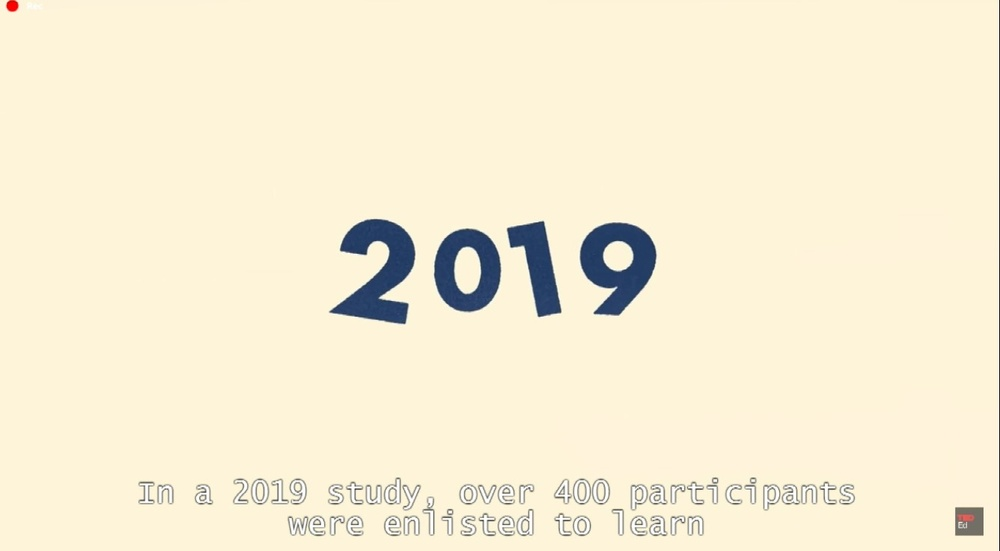
#> input picture frame2.jpg, 1000 x 551 px, shrunk from 1336 x 736 before the run
$ python main.py
#> lines starting #> are read from the running program, lines starting #| are printed output that depends on the picture; after the words box and inside, x2 and y2 are one past the last pixel; in counts of white or black regions, pixels touching at a corner belong together
#> further down, frame is the input picture: shape (551, 1000, 3); mean B, G, R 213, 237.5, 246.5
### Helper.py
import matplotlib.pyplot as plt
import matplotlib.patches as patches

class Helper:
	@staticmethod
	def rectangles_overlap(rect1, rect2, horizontal_margin = 0, vertical_margin=0):
		x1, y1, w1, h1 = rect1
		x2, y2, w2, h2 = rect2

		w1 += horizontal_margin
		h1 += vertical_margin

		# Check for horizontal overlap
		horizontal_overlap = (x1 < x2 + w2) and (x1 + w1 > x2)

		# Check for vertical overlap
		vertical_overlap = (y1 < y2 + h2) and (y1 + h1 > y2)


		height_difference = abs(rect1[1] - rect2[1])
		if height_difference > vertical_margin:
			return False

		# The rectangles overlap if there is both horizontal and vertical overlap
		return horizontal_overlap and vertical_overlap

	@staticmethod
	def merge(rect1, rect2):
		x_merge = min(rect1[0], rect2[0])
		y_merge = min(rect1[1], rect2[1])
		w_merge = max(rect1[0] + rect1[2], rect2[0] + rect2[2]) - x_merge
		h_merge = max(rect1[1] + rect1[3], rect2[1] + rect2[3]) - y_merge
		merged_rectangle = (x_merge, y_merge, w_merge, h_merge)
		return merged_rectangle


	@staticmethod
	def replace(rectangles, i, j, rect):
		if(i > j):
			rectangles.remove(rectangles[i])
			rectangles.remove(rectangles[j])
		else:
			rectangles.remove(rectangles[j])
			rectangles.remove(rectangles[i])

		rectangles.append(rect)


	@staticmethod
	def filter_bounding_boxes(boxes, horizontal_margin=10, vertical_margin=0):
		rectangles = boxes.copy()
		finished = False
		while not finished:
			finished = True
			merged = False
			for i in range(len(rectangles)):
				if merged:
					break
				for j in range(len(rectangles)):
					if i == j:
						continue

					merged = False
					if Helper.rectangles_overlap(rectangles[i], rectangles[j], horizontal_margin=horizontal_margin, vertical_margin=vertical_margin):
						merged_rect = Helper.merge(rectangles[i], rectangles[j])

						Helper.replace(rectangles, i, j, merged_rect);

						merged = True
						finished = False
						break

		return rectangles


	def group_boxes_into_lines(boxes, max_height_difference=10):
		lines = []
		sorted_boxes = sorted(boxes, key=lambda box: (box[1], box[0]))  # Sort by y, then x

		current_line = [sorted_boxes[0]]

		for i in range(1, len(sorted_boxes)):
			rect2 = sorted_boxes[i]

			height_difference = abs(current_line[0][1] - rect2[1])

			if height_difference <= max_height_difference:
				current_line.append(sorted_boxes[i])
			else:
				lines.append(current_line)
				current_line = [sorted_boxes[i]]

		if current_line:
			lines.append(current_line)

		return lines

### main.py
import cv2
import numpy as np

from Helper import Helper


def write_video():
	# Load the video
	video = cv2.VideoCapture('Project Video.mp4')

	# Obtain video properties for output
	frame_width = int(video.get(3))
	frame_height = int(video.get(4))

	# Initialize VideoWriter
	fourcc = cv2.VideoWriter_fourcc(*'mp4v')
	out = cv2.VideoWriter('output_video.mp4', fourcc, 20.0, (frame_width, frame_height))

	while True:
		ret, frame = video.read()
		if not ret:
			break

		subtitle_detect(frame)

		# Write the processed frame to the output video
		out.write(frame)

	# Release resources
	video.release()
	out.release()
	cv2.destroyAllWindows()


def subtitle_detect(frame):
	# Get the height and width of the frame
	height, width, _ = frame.shape
#> height = 551; width = 1000

	# Define the region of interest (bottom 20% of the image)
	lower_part_start = int(height * (1 - 20 / 100))
#> lower_part_start = 440
	# Extract the bottom 20% of the frame
	roi = frame[lower_part_start:, :]
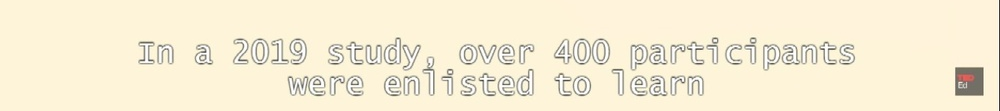
#> roi: shape (111, 1000, 3); mean B, G, R 212.5, 236.8, 245.8


	# Convert to grayscale
	gray = cv2.cvtColor(roi, cv2.COLOR_BGR2GRAY)

	kernel_size = 5
	# Apply Gaussian blur
	blurred = cv2.GaussianBlur(gray, (kernel_size, kernel_size), 0)
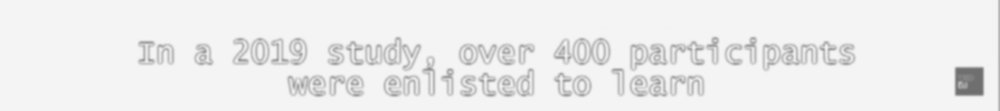
#> blurred: shape (111, 1000); min 110, max 247, mean 236.9
	# Display the result
	cv2.imshow('Subtitle Detection', blurred)
	cv2.waitKey(0)

	# Perform Canny edge detection
	edges = cv2.Canny(blurred, 50, 100)
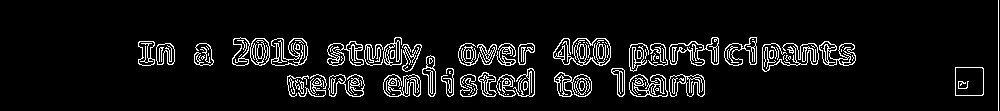
#> edges: shape (111, 1000); 7.4% white in thin lines or dots, all inside (x1, y1, x2, y2) = (138, 0, 999, 111)
	# Display the result
	cv2.imshow('Subtitle Detection', edges)
	cv2.waitKey(0)

	# Find contours
	contours, hierarchy = cv2.findContours(edges, cv2.RETR_EXTERNAL, cv2.CHAIN_APPROX_SIMPLE)
#> contours = 111 contours, 74 with area under 20; largest, box (x1, y1, x2, y2) and area: (955, 67, 984, 96) 783, (669, 37, 719, 66) 692, (554, 72, 592, 97) 606, (819, 41, 856, 66) 538, (669, 74, 705, 97) 522
	hierarchy = hierarchy[0]

	# Draw contours on a copy of the frame
	contour_frame = roi.copy()
	copy_frame = roi.copy()
	cv2.drawContours(contour_frame, contours, -1, (0, 255, 0), 1)
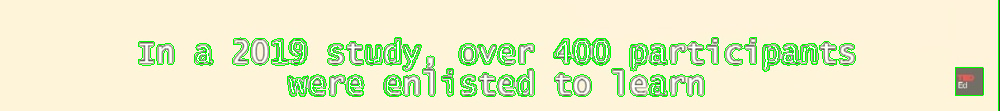
#> contour_frame: shape (111, 1000, 3); 5.51% of pixels changed, all inside (x1, y1, x2, y2) = (138, 0, 999, 111)
	cv2.imshow('Contours', contour_frame)
	cv2.waitKey(0)

	rectangles = []
	for component in zip(contours, hierarchy):
		currentContour = component[0]
		currentHierarchy = component[1]

		if currentHierarchy[3] < 0:
			x,y,w,h = cv2.boundingRect(currentContour)
			rectangles.append(cv2.boundingRect(currentContour));
			cv2.rectangle(copy_frame, (x+1, y+1), (x+w-1, y+h-1), (0,250,0), 1);
#> this loop made 111 passes
#> (currentContour, currentHierarchy, x, y, w, h) on passes 1, 2, 3, 6, 9, 10, 18, 20: ([[468, 94], [469, 94]], [1, -1, -1, -1], 468, 94, 2, 1), ([[392, 94], [394, 94]], [2, 0, -1, -1], 392, 94, 3, 1), ([[354, 94], [356, 94]], [3, 1, -1, -1], 354, 94, 3, 1), ([[473, 92], [472, 93]], [6, 4, -1, -1], 472, 92, 2, 2), ([[474, 88], [474, 90]], [9, 7, -1, -1], 474, 88, 1, 3), ([[400, 87], [399, 88], [400, 88]], [10, 8, -1, -1], 399, 87, 2, 2), ([[360, 80], [361, 81], [361, 85], [361, 81]], [18, 16, -1, -1], 360, 80, 2, 6), ([[322, 80], [323, 81], [323, 86], [323, 81]], [20, 18, -1, -1], 322, 80, 2, 7)
#> (currentHierarchy, x, y, w, h) on passes 4, 5, 7, 8, 11, 12: ([4, 2, -1, -1], 318, 94, 1, 1), ([5, 3, -1, -1], 316, 94, 1, 1), ([7, 5, -1, -1], 464, 92, 1, 1), ([8, 6, -1, -1], 655, 88, 4, 3), ([11, 9, -1, -1], 473, 86, 1, 1), ([12, 10, -1, -1], 467, 86, 6, 7)
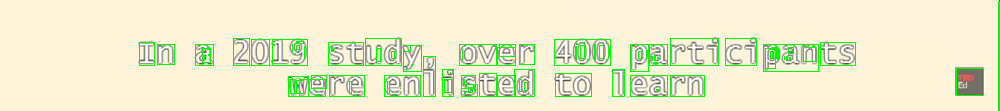
#> copy_frame: shape (111, 1000, 3); 4.29% of pixels changed, all inside (x1, y1, x2, y2) = (139, 1, 1000, 111)
#> after the loop, rectangles = 111 items, first 6: (468, 94, 2, 1), (392, 94, 3, 1), (354, 94, 3, 1), (318, 94, 1, 1), (316, 94, 1, 1), (472, 92, 2, 2)
	cv2.imshow('Contours', copy_frame)
	cv2.waitKey(0)

	rectangles = sorted(rectangles, key=lambda x: x[0])
#> rectangles = 111 items, first 6: (138, 41, 17, 25), (156, 43, 19, 22), (194, 43, 20, 23), (200, 49, 4, 2), (201, 55, 4, 5), (201, 47, 10, 16)
	filtered_rectangles = Helper.filter_bounding_boxes(rectangles, horizontal_margin=20, vertical_margin=15)
#> filtered_rectangles = [(354, 94, 3, 1), (392, 94, 3, 1), (955, 67, 29, 29), (998, 0, 1, 111), (316, 94, 3, 1), (398, 80, 3, 9), (464, 86, 11, 8), (138, 37, 298, 60), (287, 64, 134, 33), (441, 59, 264, 38), (458, 37, 398, 35)]

	lines = Helper.group_boxes_into_lines(filtered_rectangles, 10)
#> in group_boxes_into_lines, `sorted_boxes = sorted(boxes, key=lambda box: (box[1], box[0]))`: sorted_boxes = [(998, 0, 1, 111), (138, 37, 298, 60), (458, 37, 398, 35), (441, 59, 264, 38), (287, 64, 134, 33), (955, 67, 29, 29), (398, 80, 3, 9), (464, 86, 11, 8), (316, 94, 3, 1), (354, 94, 3, 1), (392, 94, 3, 1)]
#> in group_boxes_into_lines, `current_line = [sorted_boxes[0]]`: current_line = [(998, 0, 1, 111)]
#> the loop in group_boxes_into_lines, `for i in range(1, len(sorted_boxes)):` made 10 passes
#> (height_difference, current_line) on passes 1, 3, 6, 8: (37, [(138, 37, 298, 60)]), (22, [(441, 59, 264, 38)]), (21, [(398, 80, 3, 9)]), (14, [(316, 94, 3, 1)])
#> (rect2, height_difference) on passes 2, 4, 5, 7, 9, 10: ((458, 37, 398, 35), 0), ((287, 64, 134, 33), 5), ((955, 67, 29, 29), 8), ((464, 86, 11, 8), 6), ((354, 94, 3, 1), 0), ((392, 94, 3, 1), 0)
#> after the loop in group_boxes_into_lines, `for i in range(1, len(sorted_boxes)):`: lines = [[(998, 0, 1, 111)], [(138, 37, 298, 60), (458, 37, 398, 35)], [(441, 59, 264, 38), (287, 64, 134, 33), (955, 67, 29, 29)], [(398, 80, 3, 9), (464, 86, 11, 8)]]
#> lines = [[(998, 0, 1, 111)], [(138, 37, 298, 60), (458, 37, 398, 35)], [(441, 59, 264, 38), (287, 64, 134, 33), (955, 67, 29, 29)], [(398, 80, 3, 9), (464, 86, 11, 8)], [(316, 94, 3, 1), (354, 94, 3, 1), (392, 94, 3, 1)]]

	for line in lines:
		line = Helper.filter_bounding_boxes(line, horizontal_margin=100, vertical_margin=10)
		for rect in line:
			x,y,w,h = rect
			cv2.rectangle(frame, (x, y+lower_part_start), (x+w, y+h+lower_part_start), (0, 0, 250), 1);
#> this loop made 5 passes
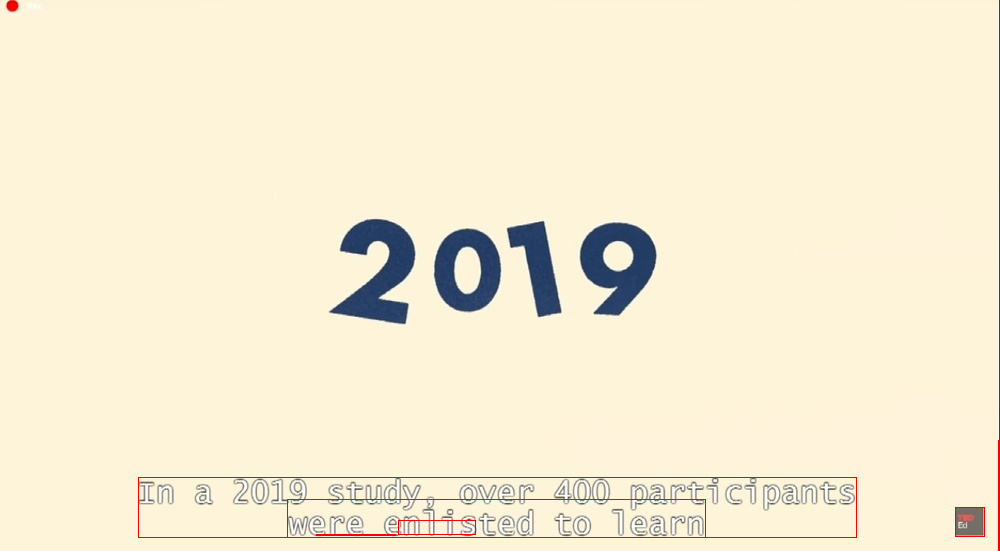
#> frame: shape (551, 1000, 3); 0.5% of pixels changed, all inside (x1, y1, x2, y2) = (138, 440, 1000, 551)

	for rect in filtered_rectangles:
		x,y,w,h = rect
		cv2.rectangle(frame, (x+1, y+1 + lower_part_start), (x+w-1, y+h-1 + lower_part_start), (0,250,0), 1);
#> this loop made 11 passes
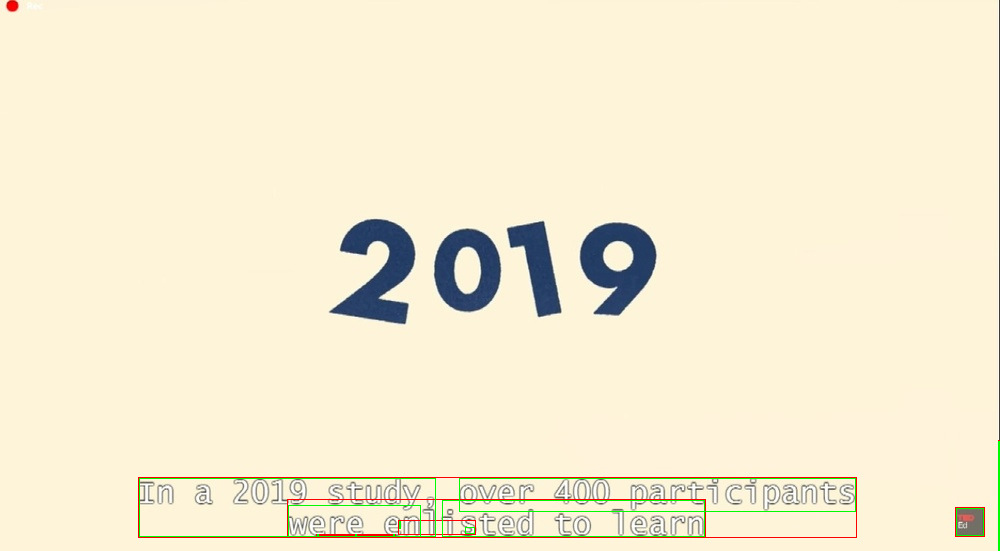
#> frame: shape (551, 1000, 3); 0.5% of pixels changed, all inside (x1, y1, x2, y2) = (139, 441, 1000, 551)


# Read the frame
frame = cv2.imread('frame2.jpg')

subtitle_detect(frame)

# Display the result
cv2.imshow('Subtitle Detection', frame)
cv2.waitKey(0)
cv2.destroyAllWindows()
